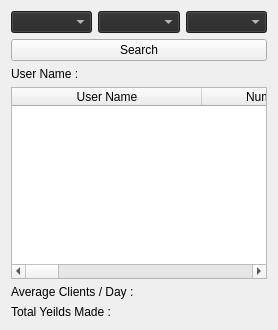
     <widget class="QWidget" name="tab">
      <attribute name="title">
       <string>Rates</string>
      </attribute>
      <layout class="QGridLayout" name="gridLayout_13">
       <item row="3" column="0">
        <widget class="QLabel" name="rates_average">
         <property name="styleSheet">
          <string notr="true">border-color:transparent</string>
         </property>
         <property name="text">
          <string>Average Clients / Day :</string>
         </property>
        </widget>
       </item>
       <item row="2" column="0">
        <widget class="QTableWidget" name="tableWidget_5">
         <property name="editTriggers">
          <set>QAbstractItemView::DoubleClicked</set>
         </property>
         <property name="alternatingRowColors">
          <bool>true</bool>
         </property>
         <property name="selectionMode">
          <enum>QAbstractItemView::SingleSelection</enum>
         </property>
         <attribute name="horizontalHeaderDefaultSectionSize">
          <number>190</number>
         </attribute>
         <column>
          <property name="text">
           <string>User Name</string>
          </property>
         </column>
         <column>
          <property name="text">
           <string>Numbers of Clients</string>
          </property>
         </column>
         <column>
          <property name="text">
           <string>Total Money Made</string>
          </property>
         </column>
         <column>
          <property name="text">
           <string>Food Sold</string>
          </property>
         </column>
         <column>
          <property name="text">
           <string>Food Cash</string>
          </property>
         </column>
         <column>
          <property name="text">
           <string>Hours Cash</string>
          </property>
         </column>
         <column>
          <property name="text">
           <string>Date</string>
          </property>
         </column>
        </widget>
       </item>
       <item row="1" column="0">
        <widget class="QLabel" name="rates_UserName">
         <property name="styleSheet">
          <string notr="true">border-color:transparent</string>
         </property>
         <property name="text">
          <string>User Name : </string>
         </property>
        </widget>
       </item>
       <item row="0" column="0">
        <layout class="QGridLayout" name="gridLayout_12">
         <item row="0" column="0">
          <layout class="QHBoxLayout" name="horizontalLayout_2">
           <item>
            <widget class="QComboBox" name="rates_comboBox">
             <property name="palette">
              <palette>
               <active>
                <colorrole role="WindowText">
                 <brush brushstyle="SolidPattern">
                  <color alpha="255">
                   <red>255</red>
                   <green>255</green>
                   <blue>255</blue>
                  </color>
                 </brush>
                </colorrole>
                <colorrole role="Button">
                 <brush brushstyle="SolidPattern">
                  <color alpha="255">
                   <red>39</red>
                   <green>39</green>
                   <blue>39</blue>
                  </color>
                 </brush>
                </colorrole>
                <colorrole role="Text">
                 <brush brushstyle="SolidPattern">
                  <color alpha="255">
                   <red>255</red>
                   <green>255</green>
                   <blue>255</blue>
                  </color>
                 </brush>
                </colorrole>
                <colorrole role="ButtonText">
                 <brush brushstyle="SolidPattern">
                  <color alpha="255">
                   <red>255</red>
                   <green>255</green>
                   <blue>255</blue>
                  </color>
                 </brush>
                </colorrole>
                <colorrole role="Base">
                 <brush brushstyle="SolidPattern">
                  <color alpha="255">
                   <red>39</red>
                   <green>39</green>
                   <blue>39</blue>
                  </color>
                 </brush>
                </colorrole>
                <colorrole role="Window">
                 <brush brushstyle="SolidPattern">
                  <color alpha="255">
                   <red>39</red>
                   <green>39</green>
                   <blue>39</blue>
                  </color>
                 </brush>
                </colorrole>
                <colorrole role="PlaceholderText">
                 <brush brushstyle="NoBrush">
                  <color alpha="128">
                   <red>255</red>
                   <green>255</green>
                   <blue>255</blue>
                  </color>
                 </brush>
                </colorrole>
               </active>
               <inactive>
                <colorrole role="WindowText">
                 <brush brushstyle="SolidPattern">
                  <color alpha="255">
                   <red>255</red>
                   <green>255</green>
                   <blue>255</blue>
                  </color>
                 </brush>
                </colorrole>
                <colorrole role="Button">
                 <brush brushstyle="SolidPattern">
                  <color alpha="255">
                   <red>39</red>
                   <green>39</green>
                   <blue>39</blue>
                  </color>
                 </brush>
                </colorrole>
                <colorrole role="Text">
                 <brush brushstyle="SolidPattern">
                  <color alpha="255">
                   <red>255</red>
                   <green>255</green>
                   <blue>255</blue>
                  </color>
                 </brush>
                </colorrole>
                <colorrole role="ButtonText">
                 <brush brushstyle="SolidPattern">
                  <color alpha="255">
                   <red>255</red>
                   <green>255</green>
                   <blue>255</blue>
                  </color>
                 </brush>
                </colorrole>
                <colorrole role="Base">
                 <brush brushstyle="SolidPattern">
                  <color alpha="255">
                   <red>39</red>
                   <green>39</green>
                   <blue>39</blue>
                  </color>
                 </brush>
                </colorrole>
                <colorrole role="Window">
                 <brush brushstyle="SolidPattern">
                  <color alpha="255">
                   <red>39</red>
                   <green>39</green>
                   <blue>39</blue>
                  </color>
                 </brush>
                </colorrole>
                <colorrole role="PlaceholderText">
                 <brush brushstyle="NoBrush">
                  <color alpha="128">
                   <red>255</red>
                   <green>255</green>
                   <blue>255</blue>
                  </color>
                 </brush>
                </colorrole>
               </inactive>
               <disabled>
                <colorrole role="WindowText">
                 <brush brushstyle="SolidPattern">
                  <color alpha="255">
                   <red>255</red>
                   <green>255</green>
                   <blue>255</blue>
                  </color>
                 </brush>
                </colorrole>
                <colorrole role="Button">
                 <brush brushstyle="SolidPattern">
                  <color alpha="255">
                   <red>39</red>
                   <green>39</green>
                   <blue>39</blue>
                  </color>
                 </brush>
                </colorrole>
                <colorrole role="Text">
                 <brush brushstyle="SolidPattern">
                  <color alpha="255">
                   <red>255</red>
                   <green>255</green>
                   <blue>255</blue>
                  </color>
                 </brush>
                </colorrole>
                <colorrole role="ButtonText">
                 <brush brushstyle="SolidPattern">
                  <color alpha="255">
                   <red>255</red>
                   <green>255</green>
                   <blue>255</blue>
                  </color>
                 </brush>
                </colorrole>
                <colorrole role="Base">
                 <brush brushstyle="SolidPattern">
                  <color alpha="255">
                   <red>39</red>
                   <green>39</green>
                   <blue>39</blue>
                  </color>
                 </brush>
                </colorrole>
                <colorrole role="Window">
                 <brush brushstyle="SolidPattern">
                  <color alpha="255">
                   <red>39</red>
                   <green>39</green>
                   <blue>39</blue>
                  </color>
                 </brush>
                </colorrole>
                <colorrole role="PlaceholderText">
                 <brush brushstyle="NoBrush">
                  <color alpha="128">
                   <red>255</red>
                   <green>255</green>
                   <blue>255</blue>
                  </color>
                 </brush>
                </colorrole>
               </disabled>
              </palette>
             </property>
             <property name="cursor">
              <cursorShape>PointingHandCursor</cursorShape>
             </property>
             <property name="toolTip">
              <string>&lt;html&gt;&lt;head/&gt;&lt;body&gt;&lt;p&gt;&lt;span style=&quot; font-size:14pt; color:#8b0000;&quot;&gt;User Name&lt;/span&gt;&lt;/p&gt;&lt;/body&gt;&lt;/html&gt;</string>
             </property>
            </widget>
           </item>
           <item>
            <widget class="QComboBox" name="comboBox">
             <property name="palette">
              <palette>
               <active>
                <colorrole role="WindowText">
                 <brush brushstyle="SolidPattern">
                  <color alpha="255">
                   <red>255</red>
                   <green>255</green>
                   <blue>255</blue>
                  </color>
                 </brush>
                </colorrole>
                <colorrole role="Button">
                 <brush brushstyle="SolidPattern">
                  <color alpha="255">
                   <red>39</red>
                   <green>39</green>
                   <blue>39</blue>
                  </color>
                 </brush>
                </colorrole>
                <colorrole role="Text">
                 <brush brushstyle="SolidPattern">
                  <color alpha="255">
                   <red>255</red>
                   <green>255</green>
                   <blue>255</blue>
                  </color>
                 </brush>
                </colorrole>
                <colorrole role="ButtonText">
                 <brush brushstyle="SolidPattern">
                  <color alpha="255">
                   <red>255</red>
                   <green>255</green>
                   <blue>255</blue>
                  </color>
                 </brush>
                </colorrole>
                <colorrole role="Base">
                 <brush brushstyle="SolidPattern">
                  <color alpha="255">
                   <red>39</red>
                   <green>39</green>
                   <blue>39</blue>
                  </color>
                 </brush>
                </colorrole>
                <colorrole role="Window">
                 <brush brushstyle="SolidPattern">
                  <color alpha="255">
                   <red>39</red>
                   <green>39</green>
                   <blue>39</blue>
                  </color>
                 </brush>
                </colorrole>
                <colorrole role="PlaceholderText">
                 <brush brushstyle="NoBrush">
                  <color alpha="128">
                   <red>255</red>
                   <green>255</green>
                   <blue>255</blue>
                  </color>
                 </brush>
                </colorrole>
               </active>
               <inactive>
                <colorrole role="WindowText">
                 <brush brushstyle="SolidPattern">
                  <color alpha="255">
                   <red>255</red>
                   <green>255</green>
                   <blue>255</blue>
                  </color>
                 </brush>
                </colorrole>
                <colorrole role="Button">
                 <brush brushstyle="SolidPattern">
                  <color alpha="255">
                   <red>39</red>
                   <green>39</green>
                   <blue>39</blue>
                  </color>
                 </brush>
                </colorrole>
                <colorrole role="Text">
                 <brush brushstyle="SolidPattern">
                  <color alpha="255">
                   <red>255</red>
                   <green>255</green>
                   <blue>255</blue>
                  </color>
                 </brush>
                </colorrole>
                <colorrole role="ButtonText">
                 <brush brushstyle="SolidPattern">
                  <color alpha="255">
                   <red>255</red>
                   <green>255</green>
                   <blue>255</blue>
                  </color>
                 </brush>
                </colorrole>
                <colorrole role="Base">
                 <brush brushstyle="SolidPattern">
                  <color alpha="255">
                   <red>39</red>
                   <green>39</green>
                   <blue>39</blue>
                  </color>
                 </brush>
                </colorrole>
                <colorrole role="Window">
                 <brush brushstyle="SolidPattern">
                  <color alpha="255">
                   <red>39</red>
                   <green>39</green>
                   <blue>39</blue>
                  </color>
                 </brush>
                </colorrole>
                <colorrole role="PlaceholderText">
                 <brush brushstyle="NoBrush">
                  <color alpha="128">
                   <red>255</red>
                   <green>255</green>
                   <blue>255</blue>
                  </color>
                 </brush>
                </colorrole>
               </inactive>
               <disabled>
                <colorrole role="WindowText">
                 <brush brushstyle="SolidPattern">
                  <color alpha="255">
                   <red>255</red>
                   <green>255</green>
                   <blue>255</blue>
                  </color>
                 </brush>
                </colorrole>
                <colorrole role="Button">
                 <brush brushstyle="SolidPattern">
                  <color alpha="255">
                   <red>39</red>
                   <green>39</green>
                   <blue>39</blue>
                  </color>
                 </brush>
                </colorrole>
                <colorrole role="Text">
                 <brush brushstyle="SolidPattern">
                  <color alpha="255">
                   <red>255</red>
                   <green>255</green>
                   <blue>255</blue>
                  </color>
                 </brush>
                </colorrole>
                <colorrole role="ButtonText">
                 <brush brushstyle="SolidPattern">
                  <color alpha="255">
                   <red>255</red>
                   <green>255</green>
                   <blue>255</blue>
                  </color>
                 </brush>
                </colorrole>
                <colorrole role="Base">
                 <brush brushstyle="SolidPattern">
                  <color alpha="255">
                   <red>39</red>
                   <green>39</green>
                   <blue>39</blue>
                  </color>
                 </brush>
                </colorrole>
                <colorrole role="Window">
                 <brush brushstyle="SolidPattern">
                  <color alpha="255">
                   <red>39</red>
                   <green>39</green>
                   <blue>39</blue>
                  </color>
                 </brush>
                </colorrole>
                <colorrole role="PlaceholderText">
                 <brush brushstyle="NoBrush">
                  <color alpha="128">
                   <red>255</red>
                   <green>255</green>
                   <blue>255</blue>
                  </color>
                 </brush>
                </colorrole>
               </disabled>
              </palette>
             </property>
             <property name="cursor">
              <cursorShape>PointingHandCursor</cursorShape>
             </property>
             <property name="toolTip">
              <string>&lt;html&gt;&lt;head/&gt;&lt;body&gt;&lt;p&gt;&lt;span style=&quot; font-size:14pt; color:#8b0000;&quot;&gt;Year&lt;/span&gt;&lt;/p&gt;&lt;/body&gt;&lt;/html&gt;</string>
             </property>
            </widget>
           </item>
           <item>
            <widget class="QComboBox" name="comboBox_2">
             <property name="palette">
              <palette>
               <active>
                <colorrole role="WindowText">
                 <brush brushstyle="SolidPattern">
                  <color alpha="255">
                   <red>255</red>
                   <green>255</green>
                   <blue>255</blue>
                  </color>
                 </brush>
                </colorrole>
                <colorrole role="Button">
                 <brush brushstyle="SolidPattern">
                  <color alpha="255">
                   <red>39</red>
                   <green>39</green>
                   <blue>39</blue>
                  </color>
                 </brush>
                </colorrole>
                <colorrole role="Text">
                 <brush brushstyle="SolidPattern">
                  <color alpha="255">
                   <red>255</red>
                   <green>255</green>
                   <blue>255</blue>
                  </color>
                 </brush>
                </colorrole>
                <colorrole role="ButtonText">
                 <brush brushstyle="SolidPattern">
                  <color alpha="255">
                   <red>255</red>
                   <green>255</green>
                   <blue>255</blue>
                  </color>
                 </brush>
                </colorrole>
                <colorrole role="Base">
                 <brush brushstyle="SolidPattern">
                  <color alpha="255">
                   <red>39</red>
                   <green>39</green>
                   <blue>39</blue>
                  </color>
                 </brush>
                </colorrole>
                <colorrole role="Window">
                 <brush brushstyle="SolidPattern">
                  <color alpha="255">
                   <red>39</red>
                   <green>39</green>
                   <blue>39</blue>
                  </color>
                 </brush>
                </colorrole>
                <colorrole role="PlaceholderText">
                 <brush brushstyle="NoBrush">
                  <color alpha="128">
                   <red>255</red>
                   <green>255</green>
                   <blue>255</blue>
                  </color>
                 </brush>
                </colorrole>
               </active>
               <inactive>
                <colorrole role="WindowText">
                 <brush brushstyle="SolidPattern">
                  <color alpha="255">
                   <red>255</red>
                   <green>255</green>
                   <blue>255</blue>
                  </color>
                 </brush>
                </colorrole>
                <colorrole role="Button">
                 <brush brushstyle="SolidPattern">
                  <color alpha="255">
                   <red>39</red>
                   <green>39</green>
                   <blue>39</blue>
                  </color>
                 </brush>
                </colorrole>
                <colorrole role="Text">
                 <brush brushstyle="SolidPattern">
                  <color alpha="255">
                   <red>255</red>
                   <green>255</green>
                   <blue>255</blue>
                  </color>
                 </brush>
                </colorrole>
                <colorrole role="ButtonText">
                 <brush brushstyle="SolidPattern">
                  <color alpha="255">
                   <red>255</red>
                   <green>255</green>
                   <blue>255</blue>
                  </color>
                 </brush>
                </colorrole>
                <colorrole role="Base">
                 <brush brushstyle="SolidPattern">
                  <color alpha="255">
                   <red>39</red>
                   <green>39</green>
                   <blue>39</blue>
                  </color>
                 </brush>
                </colorrole>
                <colorrole role="Window">
                 <brush brushstyle="SolidPattern">
                  <color alpha="255">
                   <red>39</red>
                   <green>39</green>
                   <blue>39</blue>
                  </color>
                 </brush>
                </colorrole>
                <colorrole role="PlaceholderText">
                 <brush brushstyle="NoBrush">
                  <color alpha="128">
                   <red>255</red>
                   <green>255</green>
                   <blue>255</blue>
                  </color>
                 </brush>
                </colorrole>
               </inactive>
               <disabled>
                <colorrole role="WindowText">
                 <brush brushstyle="SolidPattern">
                  <color alpha="255">
                   <red>255</red>
                   <green>255</green>
                   <blue>255</blue>
                  </color>
                 </brush>
                </colorrole>
                <colorrole role="Button">
                 <brush brushstyle="SolidPattern">
                  <color alpha="255">
                   <red>39</red>
                   <green>39</green>
                   <blue>39</blue>
                  </color>
                 </brush>
                </colorrole>
                <colorrole role="Text">
                 <brush brushstyle="SolidPattern">
                  <color alpha="255">
                   <red>255</red>
                   <green>255</green>
                   <blue>255</blue>
                  </color>
                 </brush>
                </colorrole>
                <colorrole role="ButtonText">
                 <brush brushstyle="SolidPattern">
                  <color alpha="255">
                   <red>255</red>
                   <green>255</green>
                   <blue>255</blue>
                  </color>
                 </brush>
                </colorrole>
                <colorrole role="Base">
                 <brush brushstyle="SolidPattern">
                  <color alpha="255">
                   <red>39</red>
                   <green>39</green>
                   <blue>39</blue>
                  </color>
                 </brush>
                </colorrole>
                <colorrole role="Window">
                 <brush brushstyle="SolidPattern">
                  <color alpha="255">
                   <red>39</red>
                   <green>39</green>
                   <blue>39</blue>
                  </color>
                 </brush>
                </colorrole>
                <colorrole role="PlaceholderText">
                 <brush brushstyle="NoBrush">
                  <color alpha="128">
                   <red>255</red>
                   <green>255</green>
                   <blue>255</blue>
                  </color>
                 </brush>
                </colorrole>
               </disabled>
              </palette>
             </property>
             <property name="cursor">
              <cursorShape>PointingHandCursor</cursorShape>
             </property>
             <property name="toolTip">
              <string>&lt;html&gt;&lt;head/&gt;&lt;body&gt;&lt;p&gt;&lt;span style=&quot; font-size:14pt; color:#8b0000;&quot;&gt;Month&lt;/span&gt;&lt;/p&gt;&lt;/body&gt;&lt;/html&gt;</string>
             </property>
            </widget>
           </item>
          </layout>
         </item>
         <item row="1" column="0">
          <widget class="QPushButton" name="rates_SearchBttn">
           <property name="cursor">
            <cursorShape>PointingHandCursor</cursorShape>
           </property>
           <property name="text">
            <string>Search</string>
           </property>
          </widget>
         </item>
        </layout>
       </item>
       <item row="4" column="0">
        <widget class="QLabel" name="label">
         <property name="styleSheet">
          <string notr="true">border-color:transparent</string>
         </property>
         <property name="text">
          <string>Total Yeilds Made : </string>
         </property>
        </widget>
       </item>
      </layout>
     </widget>
